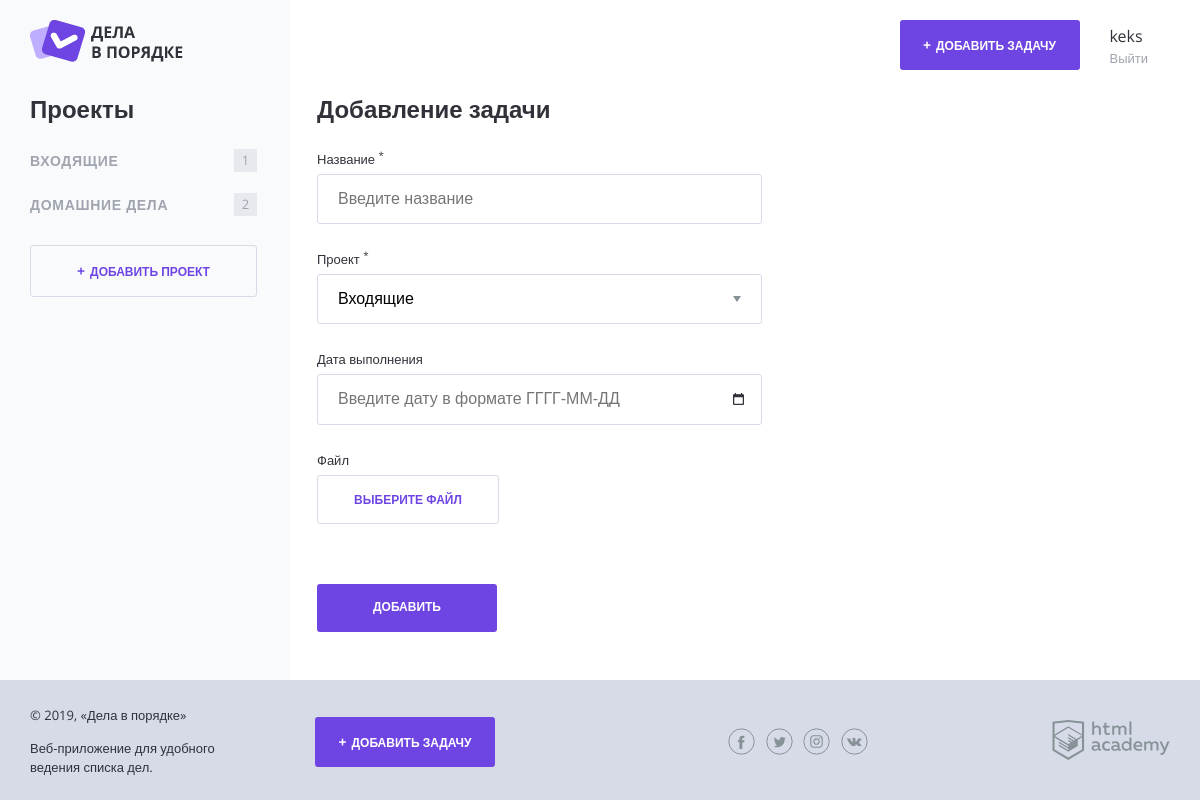
The page /add.php (signed in) on the database its author committed.
### tables this page shows
CREATE TABLE projects (
    id INT NOT NULL AUTO_INCREMENT PRIMARY KEY,
    name VARCHAR(255),
    user_id INT,
    FOREIGN KEY (user_id) REFERENCES users(id)
);

### helpers.php (called while the page is built, shortened)
<?php
function include_template($name, array $data = []) {
    $name = 'templates/' . $name;
    extract($data);
    require $name;
    $result = ob_get_clean();
    return $result;
}

### myfunction.php (called while the page is built, shortened)
<?php
function array_or_error(object $result)
{
    return mysqli_fetch_all($result, MYSQLI_ASSOC);
}
function get_post_value($name)
{
    if (!empty($name)) {
        return filter_input(INPUT_POST, $name);
    }
    return null;
}

### init.php (called while the page is built, shortened)
<?php
if (!empty($_SESSION['user'])) {
    $user_id = $_SESSION['user']['id'];
} else {
    $user_id = null;
}

### model.php (called while the page is built, shortened)
<?php
function get_projects(object $con, $user_id)
{
    $sql = "SELECT p.id, p.name, COUNT(t.name) AS count "
                . "FROM projects p "
                . "LEFT JOIN tasks t ON p.id = t.project_id "
                . "WHERE p.user_id = '$user_id' "
                . "GROUP BY p.id";
    $result = mysqli_query($con, $sql);
    return array_or_error($result);
}

### templates/add-task.php (the view, shortened to what this page needs)
<h2 class="content__main-heading">Добавление задачи</h2>
<form class="form"  action="add.php" method="post" autocomplete="off" enctype="multipart/form-data">
    <div class="form__row">
    <label class="form__label" for="name">Название <sup>*</sup></label>
    <?php $classname = !empty($errors['name']) ? "form__input--error" : ""; ?>
    <input class="form__input <?= $classname; ?>"
        type="text" name="name" id="name" value="<?= get_post_value('name'); ?>"
        placeholder="Введите название">
    </div>
    <div class="form__row">
    <label class="form__label" for="project">Проект <sup>*</sup></label>
    <?php $classname = !empty($errors['project_id']) ? "form__input--error" : ""; ?>
    <select class="form__input form__input--select <?= $classname; ?>" name="project_id" id="project">
    <?php foreach ($projects as $project) : ?>
        <option value="<?= $project['id'] ?>"
        <?php if ($project['id'] === get_post_value('project_id')) : ?>
            selected
        <?php endif; ?>>
            <?= $project['name']; ?>
        </option>
    <?php endforeach; ?>
    </select>
    </div>
    <div class="form__row">
    <?php $classname = !empty($errors['dt_deadline']) ? "form__input--error" : ""; ?>
    <label class="form__label" for="date">Дата выполнения</label>
    <input class="form__input form__input--date <?= $classname; ?>"
        type="text" name="dt_deadline" id="date" value="<?= get_post_value('dt_deadline'); ?>"
        placeholder="Введите дату в формате ГГГГ-ММ-ДД">
    </div>
    <div class="form__row">
    <label class="form__label" for="file">Файл</label>
    <div class="form__input-file">
        <label class="button button--transparent" for="file">
        <span>Выберите файл</span>
        </label>
    </div>
    </div>
    <div class="form__row form__row--controls">
        <input class="button" type="submit" name="" value="Добавить">
    </div>
</form>

### templates/navigation.php (shortened to what this page needs)
<section class="content__side">
    <?php if (empty($user)) : ?>
        <p class="content__side-info">Если у вас уже есть аккаунт, авторизуйтесь на сайте</p>
        <a class="button button--transparent content__side-button" href="auth.php">Войти</a>
    <?php else : ?>
        <h2 class="content__side-heading">Проекты</h2>
        <nav class="main-navigation">
            <ul class="main-navigation__list">
            <?php foreach ($projects as $project) : ?>
                <li class="main-navigation__list-item
                    ">
                    <a class="main-navigation__list-item-link" href="/?project_id=<?= $project['id']; ?>">
                        <?= htmlspecialchars($project['name']) ?></a>
                    <span class="main-navigation__list-item-count"><?= $project['count']; ?></span>
                </li>
            <?php endforeach; ?>
            </ul>
        </nav>
        <a class="button button--transparent button--plus content__side-button"
        href="new-project.php" target="project_add">Добавить проект</a>
    <?php endif; ?>
</section>
<main class="content__main"><?= $content; ?></main>

### rows shown on the page
projects: name "ВХОДЯЩИЕ", count "1"
projects: name "ДОМАШНИЕ ДЕЛА", count "2"

### other values the page prints
strip_tags($user['name']) "keks"
form field project_id "Входящие"
